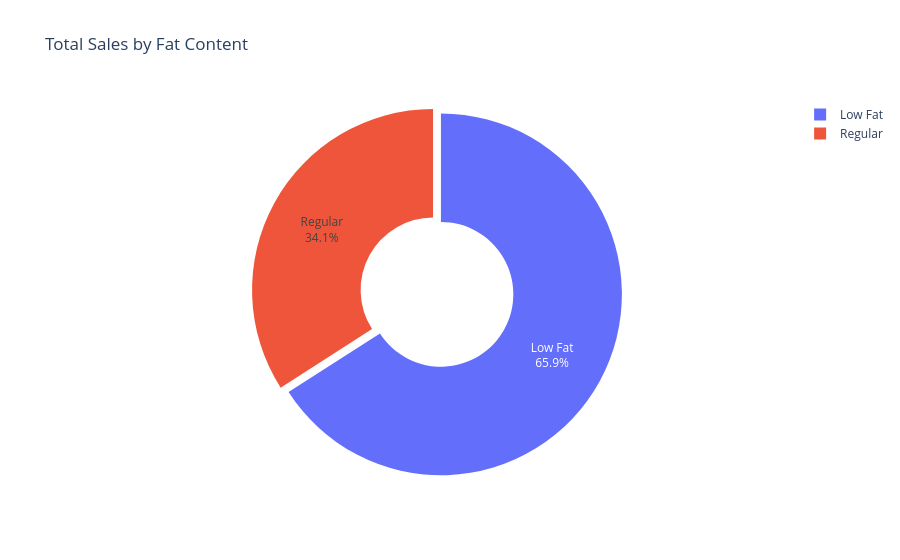

Write notebook code for a chart like this one.
### Markdown cell above
### (a) Total Sales by Fat Content:

### Code cell
Sales_Fat = df.groupby("Item Fat Content")["Sales"].sum()

fig=px.pie(Sales_Fat, names= Sales_Fat.index, values = Sales_Fat.values, hole=0.4,
          title="Total Sales by Fat Content")

fig.update_traces(textinfo="percent+label", pull=[0.05,0])

### Figure 1 — Plotly figure (JSON) as saved in the notebook; plotly's stock layout.template omitted (floating-point values rounded to 4 significant figures)
{"data": [{"domain": {"x": [0, 1], "y": [0, 1]}, "hole": 0.4, "hovertemplate": "Item Fat Content=%{label}<br>value=%{value}<extra></extra>", "labels": ["Low Fat", "Regular"], "legendgroup": "", "name": "", "pull": [0.05, 0], "showlegend": true, "textinfo": "percent+label", "type": "pie", "values": [792300.0, 409400.0]}], "layout": {"legend": {"tracegroupgap": 0}, "title": {"text": "Total Sales by Fat Content"}}}
